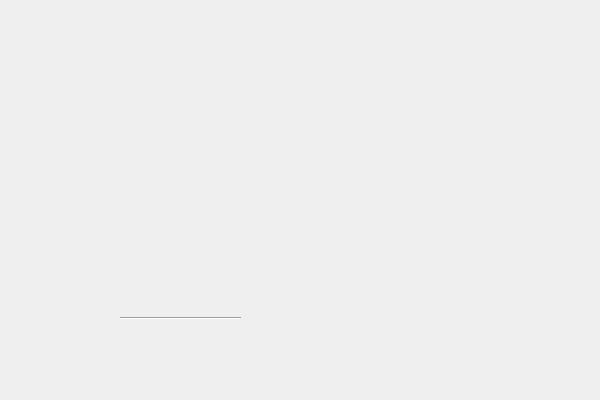
<?xml version="1.0" encoding="UTF-8"?>
<ui version="4.0">
 <class>LiveOnLineClass</class>
 <widget class="QWidget" name="LiveOnLineClass">
  <property name="geometry">
   <rect>
    <x>0</x>
    <y>0</y>
    <width>600</width>
    <height>400</height>
   </rect>
  </property>
  <property name="windowTitle">
   <string>LiveOnLine</string>
  </property>
  <widget class="Line" name="line">
   <property name="geometry">
    <rect>
     <x>120</x>
     <y>310</y>
     <width>121</width>
     <height>16</height>
    </rect>
   </property>
   <property name="orientation">
    <enum>Qt::Horizontal</enum>
   </property>
  </widget>
 </widget>
 <layoutdefault spacing="6" margin="11"/>
 <resources>
  <include location="liveonline.qrc"/>
 </resources>
 <connections/>
</ui>
